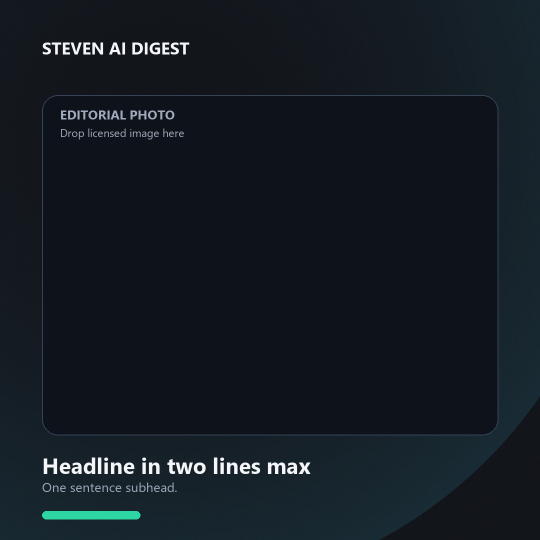
#> input picture assets/visuals/templates/B_editorial_photo_template.png, 1080 x 1080 px (shown at 1/2 size)
$ python -i generate_templates.py   (imports and definitions only)
#> lines starting #> are read from the running program, lines starting #| are printed output that depends on the picture
#> further down, picture is the input picture: PIL image 1080x1080 RGB; mean R, G, B 19.8, 26.7, 34.2
from __future__ import annotations

import math
from pathlib import Path
from PIL import Image, ImageDraw, ImageFont, ImageFilter

ROOT = Path(__file__).resolve().parent

BG = (9, 12, 18)          # near-black navy
INK = (244, 246, 250)     # off-white
MUTED = (160, 170, 188)   # slate
ACCENT = (122, 92, 255)   # violet
ACCENT2 = (46, 214, 163)  # mint


# [28 lines left out: functions _font, _radial_gradient, not called in this run]


def _add_grain(img: Image.Image, amount: int = 14) -> Image.Image:
    # Subtle editorial grain.
#> called with amount = 14
    w, h = img.size
#> w = 1080; h = 1080
    noise = Image.effect_noise((w, h), 35).convert("L")
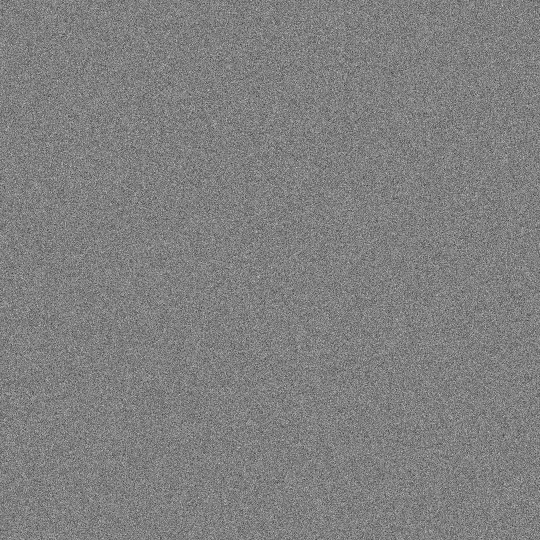
#> noise: PIL image 1080x1080 L (shown at 1/2 size); min 0, max 255, mean 127.5
    noise = noise.filter(ImageFilter.GaussianBlur(0.6))
    noise = Image.eval(noise, lambda p: int((p - 128) * (amount / 32) + 128))
    noise_rgb = Image.merge("RGB", (noise, noise, noise))
    return Image.blend(img, noise_rgb, 0.08)


# [120 lines left out: functions chart_slide, editorial_photo, memo_video_cmd, main, not called in this run]


# [2 lines not run here, left out]

>>> from PIL import Image
>>> picture = Image.open('B_editorial_photo_template.png')
>>> result = _add_grain(picture)

$ run again, on assets/visuals/templates/A_chart_slide_template.png
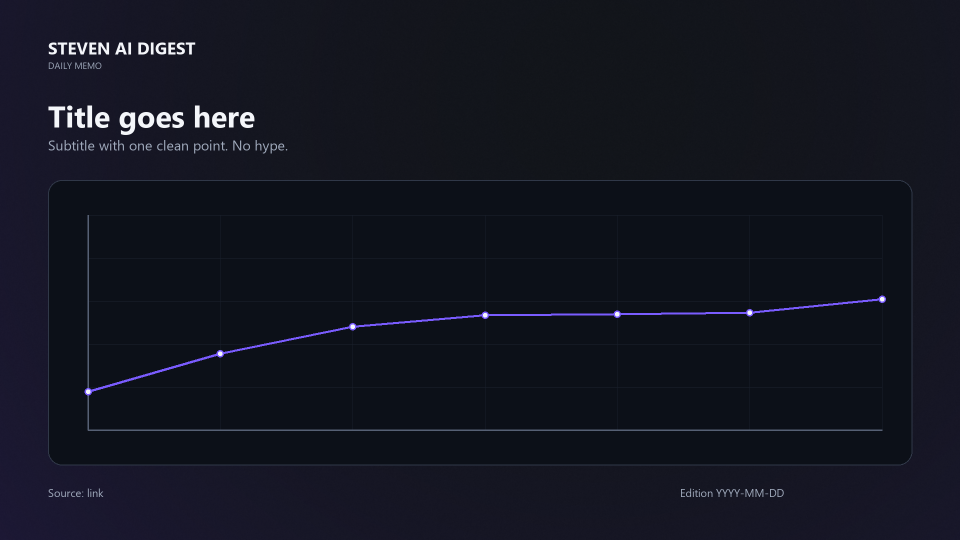
#> input picture assets/visuals/templates/A_chart_slide_template.png, 1920 x 1080 px (shown at 1/2 size)
#> picture is the input picture: PIL image 1920x1080 RGB; mean R, G, B 18.9, 21.2, 31.8
#> in _add_grain, `noise = Image.effect_noise((w, h), 35).convert("L")`:
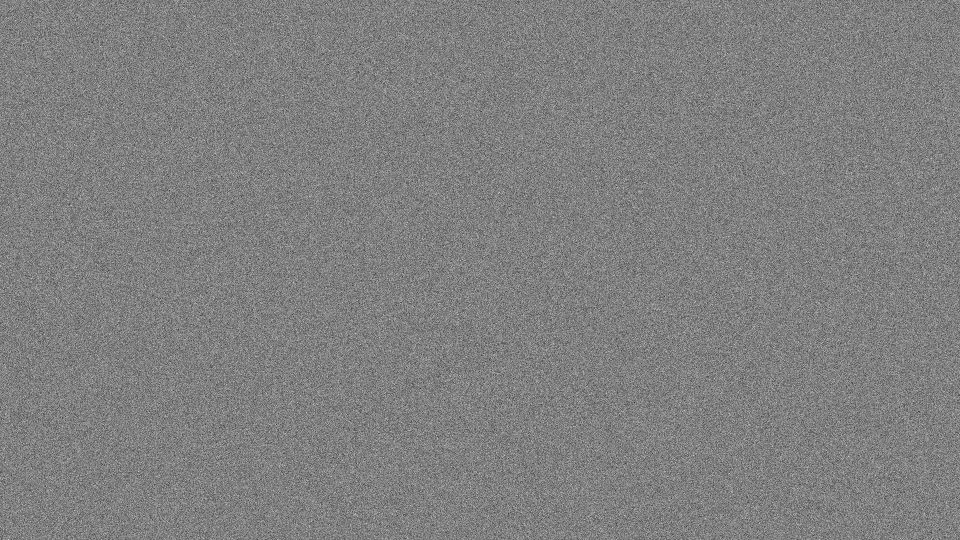
#> noise: PIL image 1920x1080 L (shown at 1/2 size); min 0, max 255, mean 127.5
